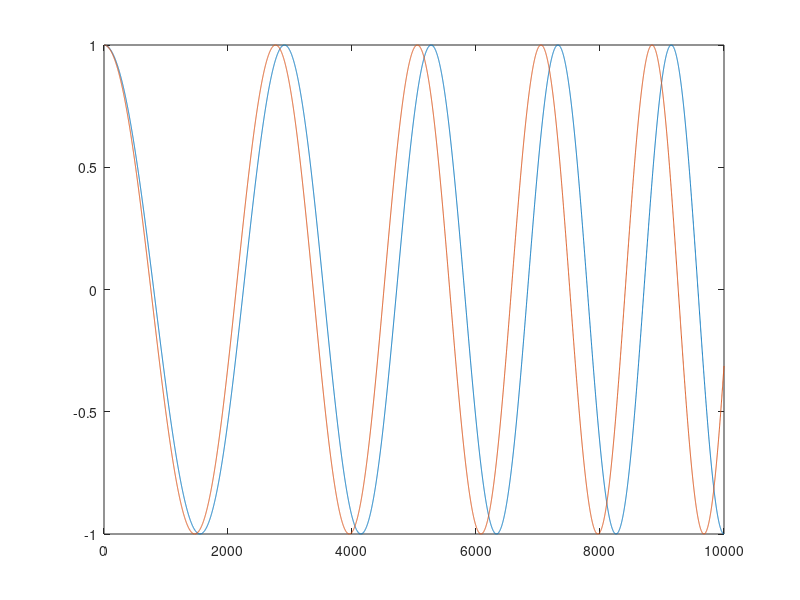
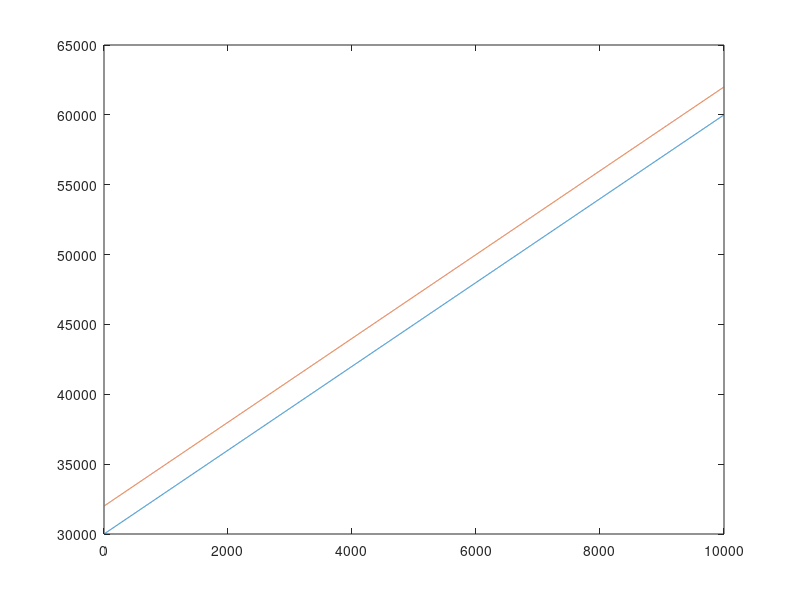

Write the MATLAB code that produced these figures, in order.
fs = 100e6; % 1 MHz
prf = 1e3;  % 1 kHz
pw_up = 100e-6;
pw_down  = 200e-6;
f_lo = 3e4;
f_hi = 6e4;
SNR_dB = 20;

% build up chirp
N_up = round(pw_up * fs);      % 10,000 samples
t_up = (0:N_up-1).' / fs;       % row vector, 0 to ~100us

k = (f_hi - f_lo) / pw_up;

df = 2000;

chirp = exp(1j * 2 * pi * (f_lo * t_up + 0.5*k*t_up.^2));
chirp_offset = chirp .* exp(1j*2*pi*df*t_up);

plot(real(chirp))
hold on;
plot(real(chirp_offset));
hold off;
figure;

f_inst = diff(unwrap(angle(chirp))) * fs / (2*pi);
f_inst_b = diff(unwrap(angle(chirp_offset))) * fs / (2*pi);

plot(f_inst);
hold on;
plot(f_inst_b)
hold off;
figure;

% build noisy single PRI
return;

N_pri = fs/prf;
pri_buffer  = complex(zeros(N_pri, 1));
truth_idx = 25000;
pri_buffer(truth_idx:truth_idx + N_up - 1) = chirp;

SNR_dB_list = 20:-2:-20;   % +20 down to -20 in 5 dB steps
N_trials = 20;
errors = zeros(length(SNR_dB_list), N_trials);

for i = 1:length(SNR_dB_list)
    fprintf('========= SNR_dB = %d ==================', SNR_dB_list(i));

    for j = 1:N_trials

        noise_power = 10^(-SNR_dB_list(i)/10);
        noise = (randn(N_pri, 1) + (1j*randn(N_pri,1) / sqrt(2))) * sqrt(noise_power);
        
        rx = pri_buffer + noise;
        plot(real(rx))
        
        % matched filter
        
        h = conj(flipud(chirp));   % if chirp is a column vector
        L = length(rx) + length(h) - 1;
        mf_out = ifft(fft(rx, L) .* fft(h, L));
        
        plot(abs(mf_out))
        
        [peak_val, peak_idx] = max(abs(mf_out));
        sof_estimate = peak_idx - N_up + 1;
        
        fprintf('\tSNR_dB = %d Trial %i: trial truth_idx = %d, sof_estimate = %d, diff = %d\n', SNR_dB_list(i), j, truth_idx, sof_estimate, sof_estimate - truth_idx);

        errors(i,j) = abs(sof_estimate - truth_idx);
    end

    fprintf('========= SNR_dB = %d mean error = %d\n', SNR_dB_list(i), mean(errors(i)));

end
figure;
plot(SNR_dB_list, mean(errors, 2))
